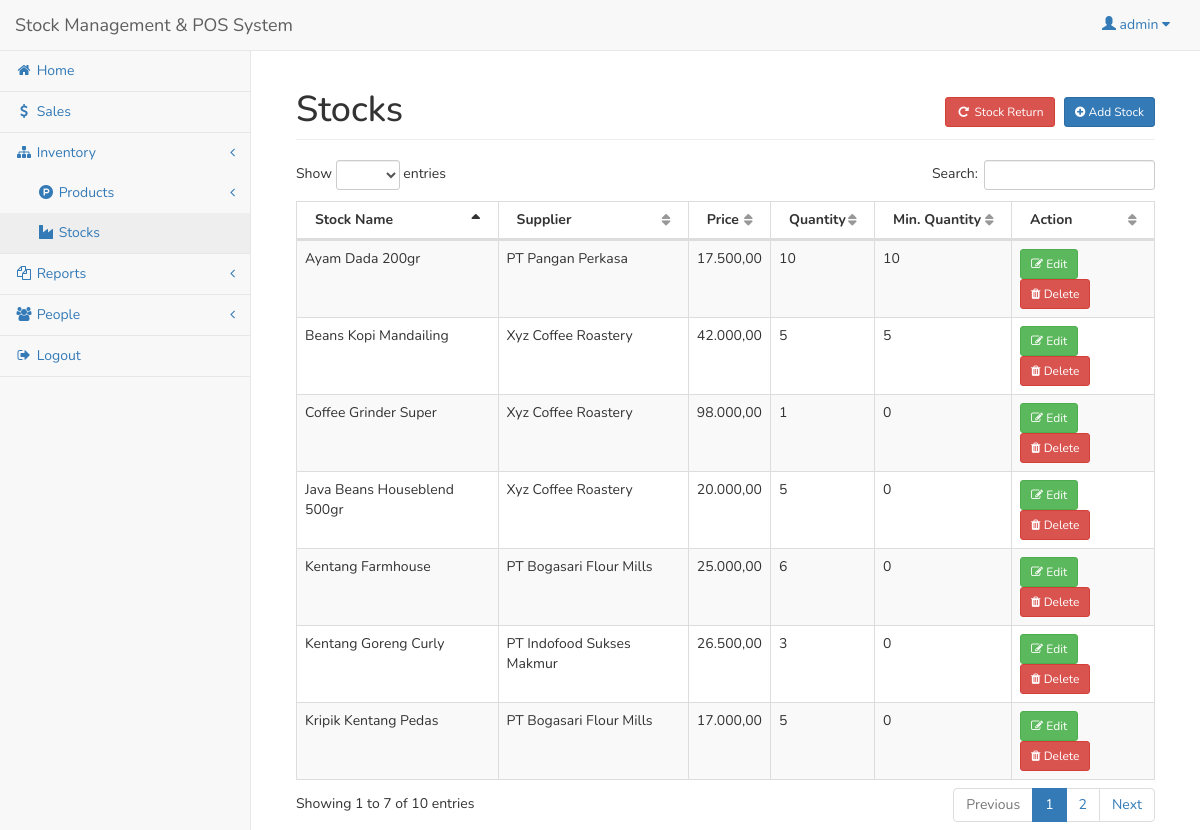
The app's page /admin/stock.php (signed in) with its own data.
### tables this page shows
CREATE TABLE `user` (
  `userid` int(11) NOT NULL,
  `username` varchar(30) NOT NULL,
  `password` varchar(50) NOT NULL,
  `access` int(1) NOT NULL
);

CREATE TABLE `stock` (
  `stockid` int(11) NOT NULL,
  `stock_name` varchar(150) NOT NULL,
  `stock_price` double NOT NULL,
  `stock_qty` int(11) NOT NULL,
  `min_qty` int(11) NOT NULL,
  `supplierid` int(11) NOT NULL
);

CREATE TABLE `supplier` (
  `userid` int(11) NOT NULL,
  `company_name` varchar(50) NOT NULL,
  `company_address` varchar(150) NOT NULL,
  `contact` varchar(50) NOT NULL
);

### admin/session.php (called while the page is built, shortened)
<?php
	include('../conn.php');
	$sq=mysqli_query($conn,"select * from `user` where userid='".$_SESSION['id']."'");
	$srow=mysqli_fetch_array($sq);
	$user=$srow['username'];
?>

### admin/stock.php (shortened to what this page needs)
<?php include('session.php'); ?>
<?php include('header.php'); ?>
<body>
<div id="wrapper">
<?php include('navbar.php'); ?>
<div style="height:50px;"></div>
<div id="page-wrapper">
<div class="container-fluid">
	<div class="row">
        <div class="col-lg-12">
            <h1 class="page-header">Stocks
				<span class="pull-right">
					<a href="stock_return.php" class="btn btn-danger btn-sm"><i class="fa fa-repeat fa-fw"></i> Stock Return </a>
					<button class="btn btn-primary btn-sm" data-toggle="modal" data-target="#addstock"><i class="fa fa-plus-circle"></i> Add Stock </button>
				</span>
			</h1>
        </div>
    </div>
    <div class="row">
        <div class="col-lg-12">
            <table width="100%" class="table table-striped table-bordered table-hover" id="prodTable">
                <thead>
                    <tr>
                        <th>Stock Name</th>
						<th>Supplier</th>
                        <th>Price</th>
						<th>Quantity</th>
						<th>Min. Quantity</th>
						<th>Action</th>
                    </tr>
                </thead>
                <tbody>
				<?php
					$sq=mysqli_query($conn,"select * from stock left join supplier on supplier.userid=stock.supplierid");
					while($sqrow=mysqli_fetch_array($sq)){
						$sid=$sqrow['stockid'];
					?>
						<tr>
							<td><?php echo $sqrow['stock_name']; ?></td>
							<td><?php echo $sqrow['company_name']; ?></td>
							<td><?php echo number_format( $sqrow['stock_price'],2,",","."); ?></td>
							<td><?php echo $sqrow['stock_qty']; ?></td>
							<td style="width: 120px;"><?php echo $sqrow['min_qty']; ?></td>
							<td>
								<button class="btn btn-success btn-sm" data-toggle="modal" data-target="#editstock_<?php echo $sid; ?>"><i class="fa fa-edit"></i> Edit</button>
								<button class="btn btn-danger btn-sm" data-toggle="modal" data-target="#delstock_<?php echo $sid; ?>"><i class="fa fa-trash"></i> Delete</button>
							</td>
						</tr>
					<?php
					}
				?>
                </tbody>
            </table>
        </div>
    </div>
</div>
</div>
</div>
</body>
</html>

### admin/navbar.php (shortened to what this page needs)
    <nav class="navbar navbar-default navbar-fixed-top" role="navigation" style="margin-bottom: 0">
        <div class="navbar-header">
<a class="navbar-brand" href="index.php">Stock Management & POS System</a>
        </div>
        <ul class="nav navbar-top-links navbar-right">
            <li class="dropdown">
                <a class="dropdown-toggle" data-toggle="dropdown" href="#">
		<span class="glyphicon glyphicon-user"></span> <?php echo $user; ?> <i class="fa fa-caret-down"></i>
                </a>
            </li>
        </ul>
        <div class="navbar-default sidebar" role="navigation">
            <div class="sidebar-nav navbar-collapse">
                <ul class="nav" id="side-menu">
                    <li>
                        <a href="index.php"><i class="fa fa-home fa-fw"></i> Home </a>
                    </li>
                    <li>
                        <a href="sales_trans.php"><i class="fa fa-usd fa-fw"></i> Sales </a>
                    </li>
                    <li>
                        <a href="#"><i class="fa fa-sitemap fa-fw"></i> Inventory <span class="fa arrow"></span></a>
                        <ul class="nav nav-second-level">
                            <li>
                                <a href="product.php"><span class="fa fa-product-hunt fa-fw"></span> Products <span class="fa arrow"></span></a>
                            </li>
                            <li>
                                <a href="stock.php"> <i class="fa fa-industry fa-fw"></i> Stocks </a>
                            </li>
                        </ul>
                    </li>
		<li>
                        <a href="#"><i class="fa fa-copy fa-fw"></i> Reports<span class="fa arrow"></span></a>
                    </li>
                    <li>
                        <a href="#"><i class="fa fa-users fa-fw"></i> People <span class="fa arrow"></span></a>
                    </li>
		<li><a href="#logout" data-toggle="modal"><i class="fa fa-sign-out fa-fw"></i> Logout</a></li>
                </ul>
            </div>
        </div>
    </nav>

### admin/header.php (style rules this page uses)
* { font-family: 'Nunito', sans-serif; }

### records on screen
user: username "admin"
stock: stock_name "Beans Kopi Mandailing", supplierid.company_name "Xyz Coffee Roastery", stock_price "42.000,00", stock_qty "5", min_qty "5"
stock: stock_name "Kentang Goreng Curly", supplierid.company_name "PT Indofood Sukses Makmur", stock_price "26.500,00", stock_qty "3", min_qty "0"
stock: stock_name "Kripik Kentang Pedas", supplierid.company_name "PT Bogasari Flour Mills", stock_price "17.000,00", stock_qty "5", min_qty "0"
stock: stock_name "Coffee Grinder Super", supplierid.company_name "Xyz Coffee Roastery", stock_price "98.000,00", stock_qty "1", min_qty "0"
stock: stock_name "Kentang Farmhouse", supplierid.company_name "PT Bogasari Flour Mills", stock_price "25.000,00", stock_qty "6", min_qty "0"
stock: stock_name "Java Beans Houseblend 500gr", supplierid.company_name "Xyz Coffee Roastery", stock_price "20.000,00", stock_qty "5", min_qty "0"
stock: stock_name "Ayam Dada 200gr", supplierid.company_name "PT Pangan Perkasa", stock_price "17.500,00", stock_qty "10", min_qty "10"
